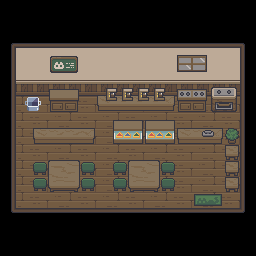

This game map was drawn from its Tiled (.tmx) file and the tilesets committed beside it. A one-line description and the full map source follow:
An orthogonal 16x16 tile map with 16x16 px tiles, 6 tile layers (Background, Machines and Furniture, Trashbin, Wall Decor, ...), 3 tilesets.

<map version="1.10" tiledversion="1.11.2" orientation="orthogonal" renderorder="right-down" width="16" height="16" tilewidth="16" tileheight="16" infinite="0" nextlayerid="7" nextobjectid="1">
 <tileset firstgid="1" source="neko-cafe-tilemap.tsx" />
 <tileset firstgid="61" source="neko-cafe-furnitures.tsx" />
 <tileset firstgid="181" source="trashbin.tsx" />
 <layer id="1" name="Background" width="16" height="16" locked="1">
  <data encoding="csv">
0,0,0,0,0,0,0,0,0,0,0,0,0,0,0,0,
0,0,0,0,0,0,0,0,0,0,0,0,0,0,0,0,
1,2,2,2,2,2,2,2,2,2,2,2,2,2,2,5,
11,17,18,19,17,18,19,17,18,19,17,18,19,17,18,45,
11,17,18,19,17,18,19,17,18,19,17,18,19,17,18,45,
11,27,28,29,27,28,29,27,28,29,27,28,29,27,28,45,
11,32,33,34,32,33,34,32,33,34,32,33,34,32,33,45,
11,42,43,44,42,43,44,42,43,44,42,43,44,42,43,45,
11,32,33,34,32,33,34,32,33,34,32,33,34,32,33,45,
11,42,43,44,42,43,44,42,43,44,42,43,44,42,43,45,
11,32,33,34,32,33,34,32,33,34,32,33,34,32,33,45,
11,42,43,44,42,43,44,42,43,44,42,43,44,42,43,45,
11,32,33,34,32,33,34,32,33,34,32,33,34,32,33,45,
51,53,53,53,53,53,53,53,53,53,53,53,53,53,53,55,
0,0,0,0,0,0,0,0,0,0,0,0,0,0,0,0,
0,0,0,0,0,0,0,0,0,0,0,0,0,0,0,0
</data>
 </layer>
 <layer id="2" name="Machines and Furniture" width="16" height="16" locked="1">
  <data encoding="csv">
0,0,0,0,0,0,0,0,0,0,0,0,0,0,0,0,
0,0,0,0,0,0,0,0,0,0,0,0,0,0,0,0,
0,0,0,0,0,0,0,0,0,0,0,0,0,0,0,0,
0,0,0,0,0,0,0,0,0,0,0,0,0,0,0,0,
0,0,0,0,0,0,0,0,0,0,0,0,0,0,0,0,
0,0,0,74,75,0,0,0,0,0,0,76,77,78,79,0,
0,0,0,86,87,0,162,163,163,164,165,88,89,90,91,0,
0,0,0,0,0,0,0,110,111,110,111,0,0,0,0,0,
0,0,146,147,147,148,0,122,123,122,123,146,147,148,127,0,
0,0,0,0,0,0,0,0,0,0,0,0,0,0,126,0,
0,0,114,112,113,114,0,114,112,113,114,0,0,0,126,0,
0,0,114,124,125,114,0,114,124,125,114,0,0,0,126,0,
0,0,0,0,0,0,0,0,0,0,0,0,115,116,0,0,
0,0,0,0,0,0,0,0,0,0,0,0,0,0,0,0,
0,0,0,0,0,0,0,0,0,0,0,0,0,0,0,0,
0,0,0,0,0,0,0,0,0,0,0,0,0,0,0,0
</data>
 </layer>
 <layer id="5" name="Trashbin" width="16" height="16" locked="1" offsetx="1" offsety="-1.33333">
  <data encoding="csv">
0,0,0,0,0,0,0,0,0,0,0,0,0,0,0,0,
0,0,0,0,0,0,0,0,0,0,0,0,0,0,0,0,
0,0,0,0,0,0,0,0,0,0,0,0,0,0,0,0,
0,0,0,0,0,0,0,0,0,0,0,0,0,0,0,0,
0,0,0,0,0,0,0,0,0,0,0,0,0,0,0,0,
0,0,0,0,0,0,0,0,0,0,0,0,0,0,0,0,
0,1965,1966,0,0,0,0,0,0,0,0,0,0,0,0,0,
0,0,0,0,0,0,0,0,0,0,0,0,0,0,0,0,
0,0,0,0,0,0,0,0,0,0,0,0,0,0,0,0,
0,0,0,0,0,0,0,0,0,0,0,0,0,0,0,0,
0,0,0,0,0,0,0,0,0,0,0,0,0,0,0,0,
0,0,0,0,0,0,0,0,0,0,0,0,0,0,0,0,
0,0,0,0,0,0,0,0,0,0,0,0,0,0,0,0,
0,0,0,0,0,0,0,0,0,0,0,0,0,0,0,0,
0,0,0,0,0,0,0,0,0,0,0,0,0,0,0,0,
0,0,0,0,0,0,0,0,0,0,0,0,0,0,0,0
</data>
 </layer>
 <layer id="4" name="Wall Decor" width="16" height="16" locked="1" offsetx="0" offsety="4.33333">
  <data encoding="csv">
0,0,0,0,0,0,0,0,0,0,0,0,0,0,0,0,
0,0,0,0,0,0,0,0,0,0,0,0,0,0,0,0,
0,0,0,0,0,0,0,0,0,0,0,0,0,0,0,0,
0,0,0,80,81,0,0,0,0,0,0,82,83,0,0,0,
0,0,0,92,93,0,0,0,0,0,0,94,95,0,0,0,
0,0,0,0,0,0,0,0,0,0,0,0,0,0,0,0,
0,0,0,0,0,0,0,0,0,0,0,0,0,0,0,0,
0,0,0,0,0,0,0,0,0,0,0,0,0,0,0,0,
0,0,0,0,0,0,0,0,0,0,0,0,0,0,0,0,
0,0,0,0,0,0,0,0,0,0,0,0,0,0,0,0,
0,0,0,0,0,0,0,0,0,0,0,0,0,0,0,0,
0,0,0,0,0,0,0,0,0,0,0,0,0,0,0,0,
0,0,0,0,0,0,0,0,0,0,0,0,0,0,0,0,
0,0,0,0,0,0,0,0,0,0,0,0,0,0,0,0,
0,0,0,0,0,0,0,0,0,0,0,0,0,0,0,0,
0,0,0,0,0,0,0,0,0,0,0,0,0,0,0,0
</data>
 </layer>
 <layer id="3" name="Coffee Makers" width="16" height="16" locked="1" offsetx="7.33333" offsety="5.33333">
  <data encoding="csv">
0,0,0,0,0,0,0,0,0,0,0,0,0,0,0,0,
0,0,0,0,0,0,0,0,0,0,0,0,0,0,0,0,
0,0,0,0,0,0,0,0,0,0,0,0,0,0,0,0,
0,0,0,0,0,0,0,0,0,0,0,0,0,0,0,0,
0,0,0,0,0,0,0,0,0,0,0,0,0,0,0,0,
0,0,0,0,0,0,117,117,117,117,0,0,0,0,0,0,
0,0,0,0,0,0,0,0,0,0,0,0,0,0,0,0,
0,0,0,0,0,0,0,0,0,0,0,0,0,0,0,0,
0,0,0,0,0,0,0,0,0,0,0,0,0,0,0,0,
0,0,0,0,0,0,0,0,0,0,0,0,0,0,0,0,
0,0,0,0,0,0,0,0,0,0,0,0,0,0,0,0,
0,0,0,0,0,0,0,0,0,0,0,0,0,0,0,0,
0,0,0,0,0,0,0,0,0,0,0,0,0,0,0,0,
0,0,0,0,0,0,0,0,0,0,0,0,0,0,0,0,
0,0,0,0,0,0,0,0,0,0,0,0,0,0,0,0,
0,0,0,0,0,0,0,0,0,0,0,0,0,0,0,0
</data>
 </layer>
 <layer id="6" name="Register" width="16" height="16" offsetx="-8.33333" offsety="-0.666667">
  <data encoding="csv">
0,0,0,0,0,0,0,0,0,0,0,0,0,0,0,0,
0,0,0,0,0,0,0,0,0,0,0,0,0,0,0,0,
0,0,0,0,0,0,0,0,0,0,0,0,0,0,0,0,
0,0,0,0,0,0,0,0,0,0,0,0,0,0,0,0,
0,0,0,0,0,0,0,0,0,0,0,0,0,0,0,0,
0,0,0,0,0,0,0,0,0,0,0,0,0,0,0,0,
0,0,0,0,0,0,0,0,0,0,0,0,0,0,0,0,
0,0,0,0,0,0,0,0,0,0,0,0,0,0,0,0,
0,0,0,0,0,0,0,0,0,0,0,0,0,128,0,0,
0,0,0,0,0,0,0,0,0,0,0,0,0,0,0,0,
0,0,0,0,0,0,0,0,0,0,0,0,0,0,0,0,
0,0,0,0,0,0,0,0,0,0,0,0,0,0,0,0,
0,0,0,0,0,0,0,0,0,0,0,0,0,0,0,0,
0,0,0,0,0,0,0,0,0,0,0,0,0,0,0,0,
0,0,0,0,0,0,0,0,0,0,0,0,0,0,0,0,
0,0,0,0,0,0,0,0,0,0,0,0,0,0,0,0
</data>
 </layer>
</map>
